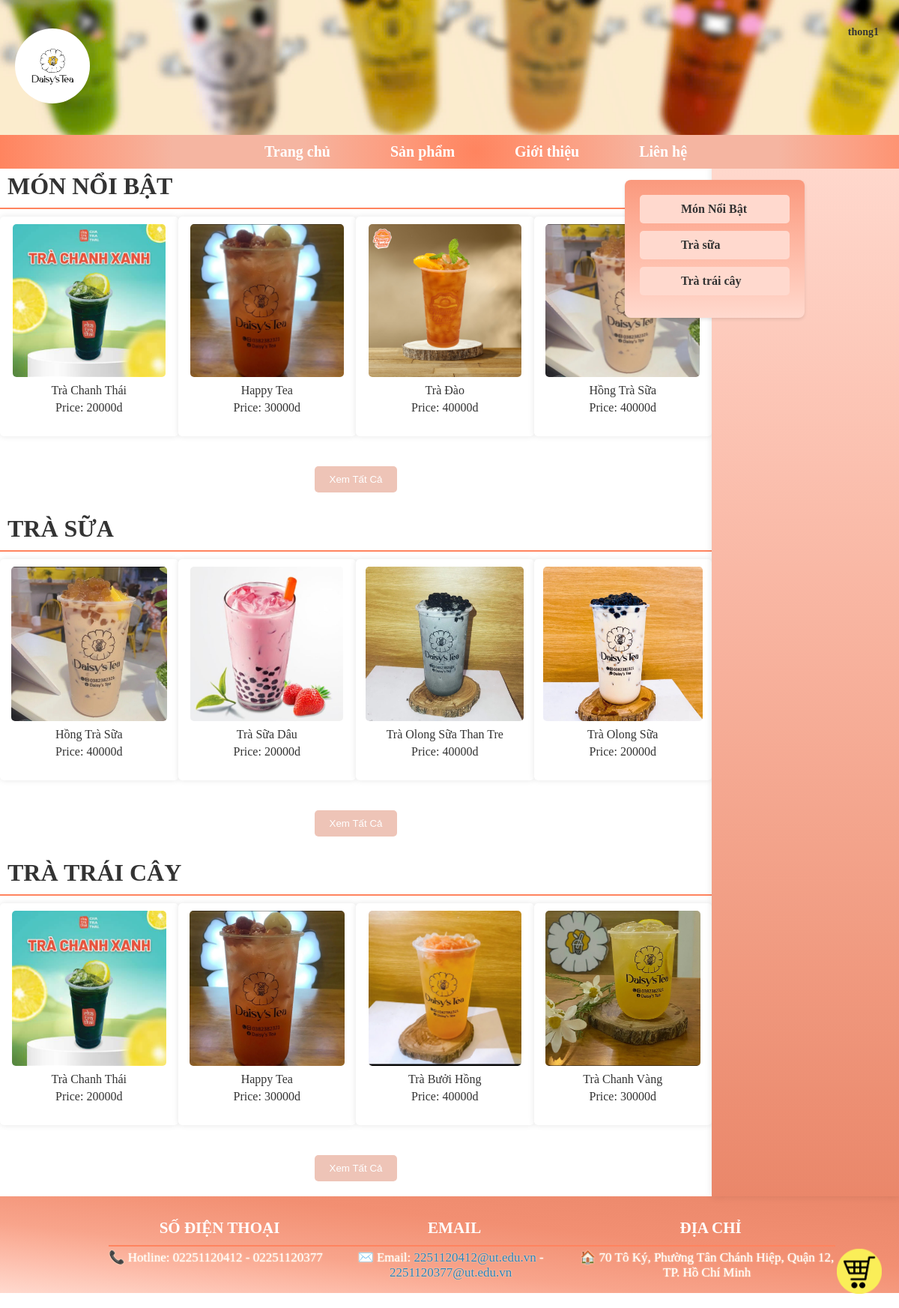
Page /layout.php?page=sanpham (signed in) on the committed database.
### tables this page shows
CREATE TABLE `products` (
  `productID` int(11) NOT NULL,
  `productName` text NOT NULL,
  `productType` varchar(30) NOT NULL,
  `price` int(10) NOT NULL,
  `count` int(5) NOT NULL,
  `trangthai` tinyint(1) NOT NULL
);

### sanpham.php (the view, shortened to what this page needs)
<!DOCTYPE html>
<html lang="en">
<head>
    <link rel="stylesheet" href="sanpham.css">
</head>
<body>
    <div class="container1">
                <?php
                $servername = "localhost";
                $username = "root";
                $password = "";
                $dbname = "trasuaweb";
                $connect = new mysqli($servername, $username, $password, $dbname);
                ?>
        <div class="row1">
            <main class="col-9">
                <section id="featured">
                    <h2>Món nổi bật</h2>
                    <div class="product-gallery">
                        <?php
                        $sql = "SELECT * FROM products where count >=10 and trangthai = 1";
                        $result = $connect->query($sql);
                        if ($result->num_rows > 0) {
                            $count = 0;
                            while ($row = $result->fetch_assoc()) {
                                $imagePath = ($row["productType"] == "milktea") ? "./pic/TràSữa/" : "./pic/TràTráiCây/";
                                $class = ($count >= 4) ? 'hidden' : '';
                                echo '<div class="item ' . $class . '">';
                                echo '<img src="' . $imagePath . $row["productName"] . '.jpg" class="openModalImg" data-name="' . $row["productName"] . '" data-price="' . $row["price"] . '" data-original-price="' . $row["price"] . '" data-product-id="' . $row["productID"] . '">';
                                echo '<p>' . $row["productName"] . '</p>';
                                echo '<p>Price: ' . $row["price"] . 'd</p>';
                                echo '</div>';
                                $count++;
                            }
                        } else {
                            echo "0 results";
                        }
                        ?>
                    </div>
                    <button class="show-more" data-type="highlight" onclick="toggleItems('featured')">Xem Tất Cả</button>
                </section>
                <section id="milk-tea">
                    <h2>Trà Sữa</h2>
                    <div class="product-gallery">
                        <?php
                        $sql = "Select * from products where trangthai = 1";
                        $result = $connect->query($sql);
                        if ($result->num_rows > 0) {
                            $count = 0;
                            while ($row = $result->fetch_assoc()) {
                                if ($row["productType"] == "milktea") {
                                    $class = ($count >= 4) ? 'hidden' : '';
                                    echo '<div class="item ' . $class . '">';
                                    echo '<img src="./pic/TràSữa/' . $row["productName"] . '.jpg" class="openModalImg" data-name="' . $row["productName"] . '" data-price="' . $row["price"] . '" data-original-price="' . $row["price"] . '" data-product-id="' . $row["productID"] . '">';
                                    echo '<p>' . $row["productName"] . '</p>';
                                    echo '<p>Price: ' . $row["price"] . 'd</p>';
                                    echo '</div>';
                                    $count++;
                                }
                            }
                        } else {
                            echo "0 results";
                        }
                        ?>
                    </div>
                    <button class="show-more" data-type="milktea" onclick="toggleItems('milk-tea')">Xem Tất Cả</button>
                </section>
                <section id="fruit-tea">
                    <h2>Trà Trái Cây</h2>
                    <div class="product-gallery">
                        <?php
                        $sql = "Select * from products where trangthai = 1";
                        $result = $connect->query($sql);
                        if ($result->num_rows > 0) {
                            $count = 0;
                            while ($row = $result->fetch_assoc()) {
                                if ($row["productType"] == "fruittea") {
                                    $class = ($count >= 4) ? 'hidden' : '';
                                    echo '<div class="item ' . $class . '">';
                                    echo '<img src="./pic/TràTráiCây/' . $row["productName"] . '.jpg" class="openModalImg" data-name="' . $row["productName"] . '" data-price="' . $row["price"] . '" data-original-price="' . $row["price"] . '" data-product-id="' . $row["productID"] . '">';
                                    echo '<p>' . $row["productName"] . '</p>';
                                    echo '<p>Price: ' . $row["price"] . 'd</p>';
                                    echo '</div>';
                                    $count++;
                                }
                            }
                        } else {
                            echo "0 results";
                        }
                        ?>
                    </div>
                    <button class="show-more" data-type="fruittea" onclick="toggleItems('fruit-tea')">Xem Tất Cả</button>
                </section>
            </main>
            <aside class="col-3">
                <form action="layout.php" method="POST">
                    <div class="menu">
                        <ul>
                            <li><a href="#featured">
                                    <div>
                                        <p style="padding-left: 40px; font-weight: bold;"> Món Nổi Bật</p>
                                    </div>
                                </a>
                            </li>
                            <li><a href="#milk-tea">
                                    <div>
                                        <p style="padding-left: 40px; font-weight: bold;"> Trà sữa</p>
                                    </div>
                                </a>
                            </li>
                            <li><a href="#fruit-tea">
                                    <div>
                                        <p style="padding-left: 40px; font-weight: bold;"> Trà trái cây</p>
                                    </div>
                                </a>
                            </li>
                        </ul>
                    </div>
                </form>
                    <div class="cart-container">
                    <div class="cart-icon">
                        <img src="./pic/icon/giohang.png" alt="Cart" onclick="openCartModal()">
                    </div>
                </div>
    </div>
</body>
</html>

### layout.css (style rules this page uses)
.col-9 { min-height: 500px; background-color: #e7d8c9; flex: 3; }

### sanpham.css (style rules this page uses)
body { color: #333; margin: 0; }
.col-9 { min-height: 500px; background-color: #fff; flex: 3; }
.col-3 { min-height: 500px; max-width: 210px; background-color: #ffc5c2; padding: 20px; box-shadow: 0 0 10px rgba(0, 0, 0, 0.1); background-image: linear-gradient(to bottom, #ffd9ce, #fcc4b4, #f7b09b, #f19c82, #ea876a); }
.container1 { width: 100%; max-width: 1270px; margin: 0 auto; }
.row1 { display: flex; }
.col-3 { flex: 1; }
.product-gallery { display: flex; flex-wrap: wrap; }
.item { width: calc(25% - 20px); margin-bottom: 20px; padding: 10px; background-color: white; box-shadow: 0 0 8px rgba(0, 0, 0, 0.1); border-radius: 5px; text-align: center; }
.item img { max-width: 100%; height:75%; border-radius: 5px; }
.item p { margin: 5px 0; }
h2 { font-size: 2rem; color: #333; margin-top: 20px; margin-bottom: 10px; padding-bottom: 10px; border-bottom: 2px solid #FF845F; font-weight: bold; text-transform: uppercase; padding-left: 10px; margin-top: 30px; }
.show-more { display: block; margin: 20px auto; padding: 10px 20px; background-color: #EEC4B7; color: white; border: none; border-radius: 5px; cursor: pointer; }
.cart-icon { position: fixed; bottom: 15px; right: 23px; cursor: pointer; z-index: 1000; }
.cart-icon img { width: 60px; height: auto; }
.menu { position: fixed; background-color: #ffebe4; background-image: linear-gradient(to top, #ffd9ce, #ffc9b9, #feb9a5, #fda991, #fa997d); padding: 20px; border-radius: 8px; box-shadow: 0 2px 4px rgba(0, 0, 0, 0.1); width: 200px; right: 126px; margin-top: 20px; }
.menu ul { list-style: none; padding: 0; margin: 0; }
.menu li { margin-bottom: 10px; }
.menu a { display: block; text-decoration: none; color: #333; background-color: #ffd9ce; padding: 10px 15px; border-radius: 5px; transition: background-color 0.3s, color 0.3s; }
.menu a div { display: flex; align-items: center; }
.menu p { margin: 0; padding-left: 40px; font-weight: bold; }

### rows in the picture
products: productName (picture), productName "Trà Chanh Thái", price "20000"
products: productName (picture), productName "Happy Tea", price "30000"
products: productName (picture), productName "Trà Đào", price "40000"
products: productName (picture), productName "Hồng Trà Sữa", price "40000"
products: productName (picture), productName "Trà Sữa Dâu", price "20000"
products: productName (picture), productName "Trà Olong Sữa Than Tre", price "40000"
products: productName (picture), productName "Trà Olong Sữa", price "20000"
products: productName (picture), productName "Trà Bưởi Hồng", price "40000"
products: productName (picture), productName "Trà Chanh Vàng", price "30000"

### other values in the picture
$username "thong1"
